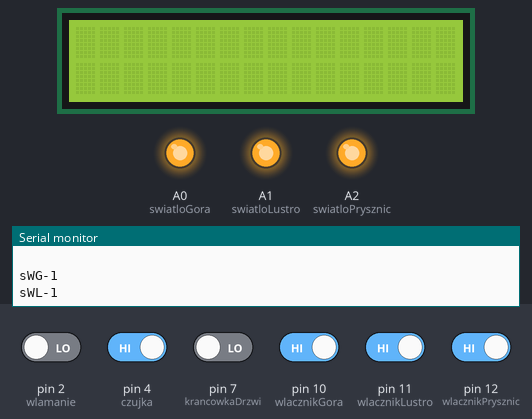
The program below on a simulated Arduino Nano, built with avr-gcc and run on an emulated ATmega328P. Parts: 16×2 character LCD, output pins drawn as LEDs (lit = HIGH), the last lines printed to the serial monitor. Inputs (shaded band) come from the test bench; at power-on: pin 4 (czujka), pin 10 (wlacznikGora), pin 11 (wlacznikLustro), pin 12 (wlacznikPrysznic) HIGH, pin 2 (wlamanie), pin 7 (krancowkaDrzwi) LOW.

Above: at 1.2 s.
1.3 s: pin 10 (wlacznikGora) driven LOW
At 2.5 s:
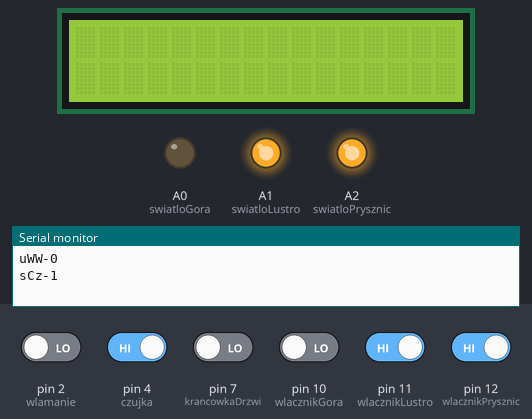
2.8 s: pin 11 (wlacznikLustro) driven LOW
At 3.6 s:
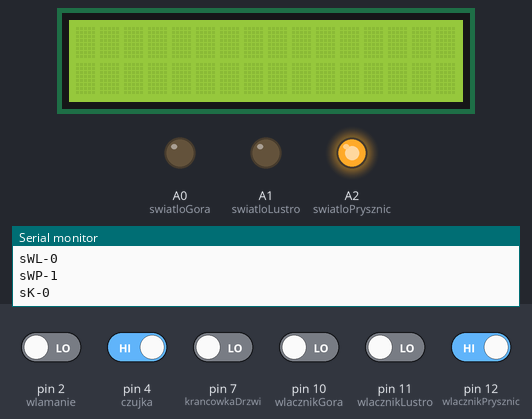
4.3 s: pin 12 (wlacznikPrysznic) driven LOW
At 4.7 s:
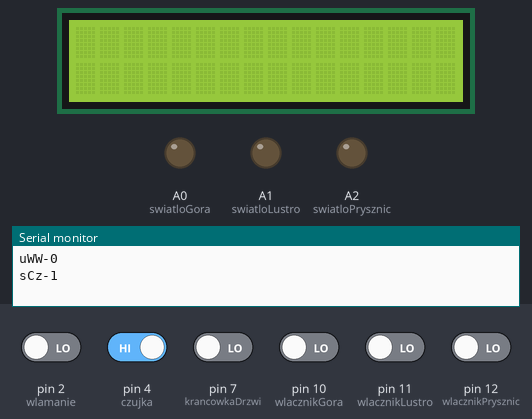
5.8 s: pin 7 (krancowkaDrzwi) driven HIGH
At 6.2 s:
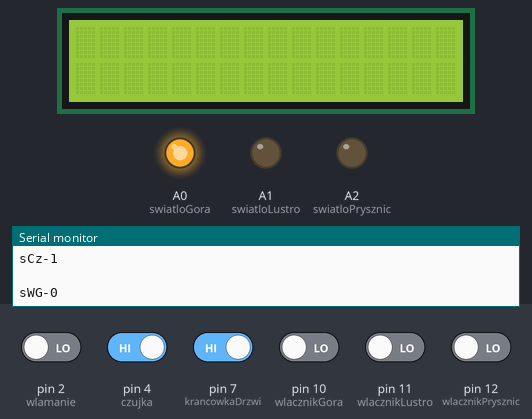
7.3 s: pin 2 (wlamanie) driven HIGH and pin 4 (czujka) driven LOW and pin 7 (krancowkaDrzwi) driven LOW and pin 10 (wlacznikGora) driven HIGH and pin 11 (wlacznikLustro) driven HIGH
At 8.0 s:
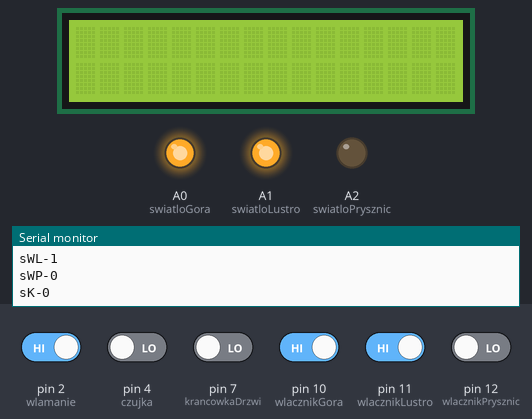
8.8 s: pin 12 (wlacznikPrysznic) driven HIGH
At 9.6 s:
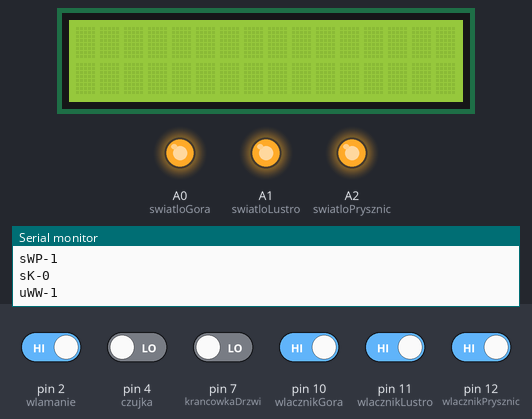
Timing chart, 0 to 11.3 s (numbered marks = the images above; inputs shaded):
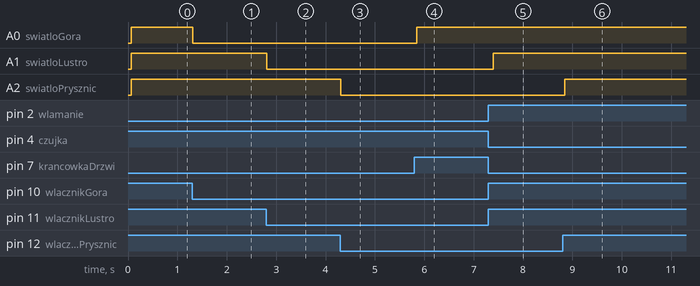

Measured:
- after the input at 1.3 s, A0 (swiatloGora): HIGH → LOW at once
- after the input at 2.8 s, A1 (swiatloLustro): HIGH → LOW at once
- after the input at 4.3 s, A2 (swiatloPrysznic): HIGH → LOW at once
- after the input at 5.8 s, A0 (swiatloGora): LOW → HIGH after 0.05 s
- after the input at 7.3 s, A1 (swiatloLustro): LOW → HIGH after 0.10 s
- after the input at 8.8 s, A2 (swiatloPrysznic): LOW → HIGH after 0.05 s

The program:

main.cpp
```cpp
/* jeszcze nie skończony sterownik świateł w łazience na arduino nano*/

#include <Arduino.h>
#include <LiquidCrystal_I2C.h>
LiquidCrystal_I2C lcd(0x27, 16, 2);

const int wlamanie = 2;          // pin 2 jako antywłamanie
const int czujka = 4;            // pin 4 jako czujka PIR
const int krancowkaDrzwi = 7;    // pin 7 jako wejście krańcówki
const int wlacznikGora = 10;     // pin 10 jako wejście przycisku œiatła 1
const int wlacznikLustro = 11;   // pin 10 jako wejście przycisku œiatła 2
const int wlacznikPrysznic = 12; // pin 10 jako wejście przycisku œiatła 3
const int Up = A7;               // wejście przycisku UP
const int Down = A6;             // wejscie przycisku DOWN
const int Ok = A3;               // wejście przycisku OK
// const int swiatloGora = 13;                   //wyjście światło 1 do debugowania
const int swiatloGora = A0;     // wyjście światło góra
const int swiatloLustro = A1;   // wyjście światło nad lustrem
const int swiatloPrysznic = A2; // wyjście światło nad prysznicem

boolean stanWlamania;                // zmienna do której będzie wpisywana wartość odczytana z wejścia antywłamaniowego
boolean stanWlacznikaGora;           // zmienna do której wpisywany jest stan włącznika światła głównego
boolean stanWlacznikaLustro;         // zmienna do której wpisywany jest stan włącznika światła nad lustrem
boolean stanWlacznikaPrysznic;       // zmienna do której wpisywany jest stan włącznika światła nad prysznicem
boolean stanKrancowki;               // zmienna do której wpisywany jest stan włącznika krańcowego przy drzwiach
boolean stanCzujki;                  // zmienna do której wpisywany jest stan uruchomionej czujki
boolean uzytkownikWszedlWyszedl = 0; // zmienna do wskazania czy drzwi już raz zostały otwarte

unsigned long staryCzas;
unsigned long nowyCzas;
long sekundy;

void setup()
{
  Serial.begin(9600);
  pinMode(wlamanie, INPUT);         // wejście włącznika antywłamaniowego czujki, nie potrzebne ale dałem w razie co
  pinMode(czujka, INPUT);           // wejscie czujki PIR
  pinMode(krancowkaDrzwi, INPUT);   // wejście krańcówki od drzwi
  pinMode(wlacznikGora, INPUT);     // wejscie włącznika światła głównego
  pinMode(wlacznikLustro, INPUT);   // wejscie włącznika światła nad lustrem
  pinMode(wlacznikPrysznic, INPUT); // wejscie włącznika światła nad prysznicem
  pinMode(Up, INPUT_PULLUP);        // wejście przycisku UP w menu
  pinMode(Down, INPUT_PULLUP);      // wejscie przycisku DOWN w menu
  pinMode(Ok, INPUT_PULLUP);        // wejscie przycisku Ok w menu
  pinMode(swiatloGora, OUTPUT);     // wyjście na przekaźnik światła 1
  pinMode(swiatloLustro, OUTPUT);   // wyjście na przekaźnik światła 2
  pinMode(swiatloPrysznic, OUTPUT); // wyjście na przekaźnik światła 3

  digitalWrite(swiatloGora, 0);     // na starcie wyłączam wszystkie światła
  digitalWrite(swiatloLustro, 0);   // na starcie wyłączam wszystkie światła
  digitalWrite(swiatloPrysznic, 0); // na starcie wyłączam wszystkie światła

  lcd.init(); // zainicjuj lcd
  lcd.clear();
  lcd.backlight();
}

void debugging();

void loop()
{
  stanWlacznikaGora = digitalRead(wlacznikGora);         // odczytuję czy któryś z włączników został naciśnięty
  stanWlacznikaLustro = digitalRead(wlacznikLustro);     // odczytuję czy któryś z włączników został naciśnięty
  stanWlacznikaPrysznic = digitalRead(wlacznikPrysznic); // odczytuję czy któryś z włączników został naciśnięty
  stanKrancowki = digitalRead(krancowkaDrzwi);           // odczytuję czy drzwi zostały drzwi
  stanCzujki = digitalRead(czujka);                      // odczytuję czy naruszono czujkę
  stanWlamania = digitalRead(wlamanie);
  if (uzytkownikWszedlWyszedl == 0)
  {
    digitalWrite(swiatloGora, stanWlacznikaGora);
  }                                                     // włączam lub wyłączam manualnie światła
  digitalWrite(swiatloLustro, stanWlacznikaLustro);     // w zależności od
  digitalWrite(swiatloPrysznic, stanWlacznikaPrysznic); // włączonego lub wyłączonego włącznika

  debugging();

  if (stanWlacznikaGora == 0 && stanWlacznikaLustro == 0 && stanWlacznikaPrysznic == 0)
  { // jeżeli nikt nie zapalił żadnego światła i
    if (stanKrancowki == 1 && uzytkownikWszedlWyszedl == 0)
    {                               // jeżlei otworzono drzwi i nikogo nie ma w łazience to:
      digitalWrite(swiatloGora, 1); // zaświecam światło główne i
      uzytkownikWszedlWyszedl = 1;  // zaznaczam że ktoś wszedł do łazienki
      do
      {                                              // wchodzę w pętlę po to by
        stanKrancowki = digitalRead(krancowkaDrzwi); // tylko sprawdzać czy nikt nie chce z łazienki wyjść
        debugging();
      } while (stanKrancowki == 1); // i siedzę w pętli póki nie zostaną otworzone drzwi
      delay(50);
    }
  }

  if (stanKrancowki == 1 && uzytkownikWszedlWyszedl == 1)
  { // jeżeli otworzono drzwi i ktoś w środku był to
    do
    {                                              // wchodzę w pętlę po to by
      stanKrancowki = digitalRead(krancowkaDrzwi); // tylko sprawdzać czy drzwi nie zostały zamknięte
      debugging();
    } while (stanKrancowki == 1); // i jeśli zostały zamknięte to opuszczam pętlę,
    uzytkownikWszedlWyszedl = 0;  // zaznaczam że ktoś wyszedł z łazienki
    digitalWrite(swiatloGora, 0); // i gaszę światło
    delay(50);
  }

  // tu wpisać odliczanie zadanego czasu do wyłączania światła

  //**********************************************************************************************************//
  //****************************** odliczanie 1 sekundy ******************************************************//
  nowyCzas = millis(); // wpisuję wartość aktualnego czasu systemu do zmiennej newTime
  if (stanCzujki == 0)
  {
    if (nowyCzas - staryCzas >= 1000)
    {                       // jeżeli różnica między aktualnym czasem a poprzednim jest większa lub równa 1sek to
      staryCzas = nowyCzas; // wpisuję nową wartość czasu do starego czasu
      sekundy++;            // zwiększam wartość zmiennej czasObrotu
    }
    if (sekundy == 300)
    {
      sekundy = 0;
      digitalWrite(swiatloGora, 0);
    }
  }
  //**********************************************************************************************************//
}

void debugging()
{
  Serial.print("sWG-");
  Serial.println(stanWlacznikaGora);
  Serial.print("sWL-");
  Serial.println(stanWlacznikaLustro);
  Serial.print("sWP-");
  Serial.println(stanWlacznikaPrysznic);
  Serial.print("sK-");
  Serial.println(stanKrancowki);
  Serial.print("uWW-");
  Serial.println(uzytkownikWszedlWyszedl);
  // stanCzujki = digitalRead(czujka);
  Serial.print("sCz-");
  Serial.println(stanCzujki);
  Serial.println("  ");
  // delay(500);
}
```
